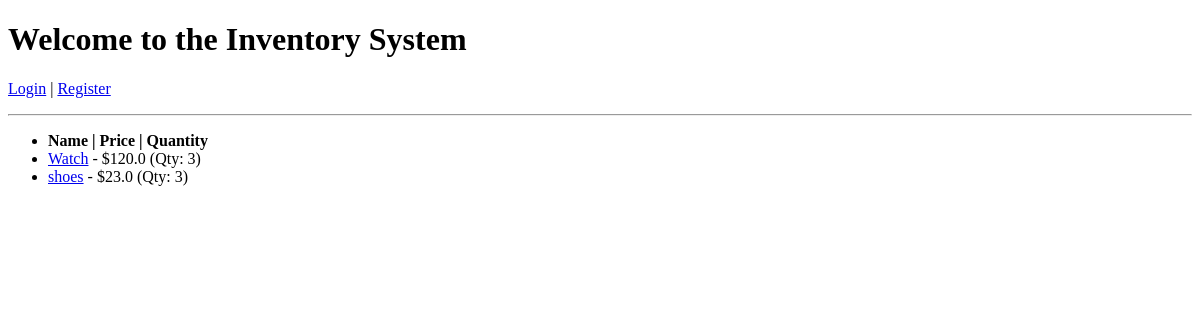
Before: / with the older database file.
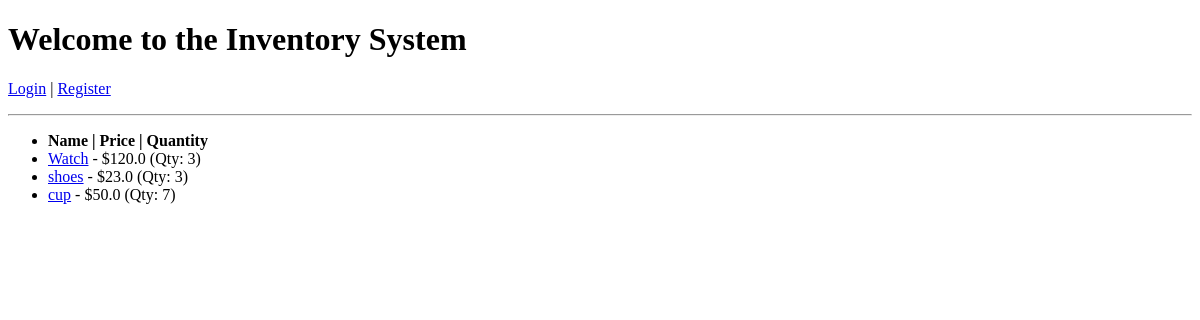
After: the same page with the newer database file.
### model.py (models this page shows)
class Item(Base):
    __tablename__ = "items"
    id = Column(Integer, primary_key=True, index=True)
    name = Column(String, index=True)
    description = Column(String, nullable=True)
    price = Column(Float)
    quantity = Column(Integer)

### main.py (the view)
@app.get("/", response_class=HTMLResponse)
def home_ui(request: Request, db: Session = Depends(get_db)):
    items = db.query(model.Item).all()
    return templates.TemplateResponse("items.html", {"request": request, "items": items})

### templates/items.html (shortened to what this page needs)
{% extends "main.html" %} {% block content %}
<ul>
  <li><strong>Name | Price | Quantity</strong></li>
  {% for item in items %}
  <li>
    <a href="/item/{{ item.id }}">{{ item.name }}</a> -
    ${{ item.price }} (Qty: {{ item.quantity }})
  </li>
  {% endfor %}
</ul>
{% endblock %}

### templates/main.html (shortened to what this page needs)
<!DOCTYPE html>
<html>
<head>
</head>
<body>
    <h1>Welcome to the Inventory System</h1>
   <p>
  {% if request.cookies.get("user") %}
    Welcome, {{ request.cookies.get("user") }} |
    <a href="/logout">Logout</a>
  {% else %}
    <a href="/login">Login</a> | <a href="/register">Register</a>
  {% endif %}
</p>
    <hr>
    {% block content %}{% endblock %}
</body>
</html>

Changed rows visible on the page:
added Item: name "cup", price "50.0", quantity "7"
